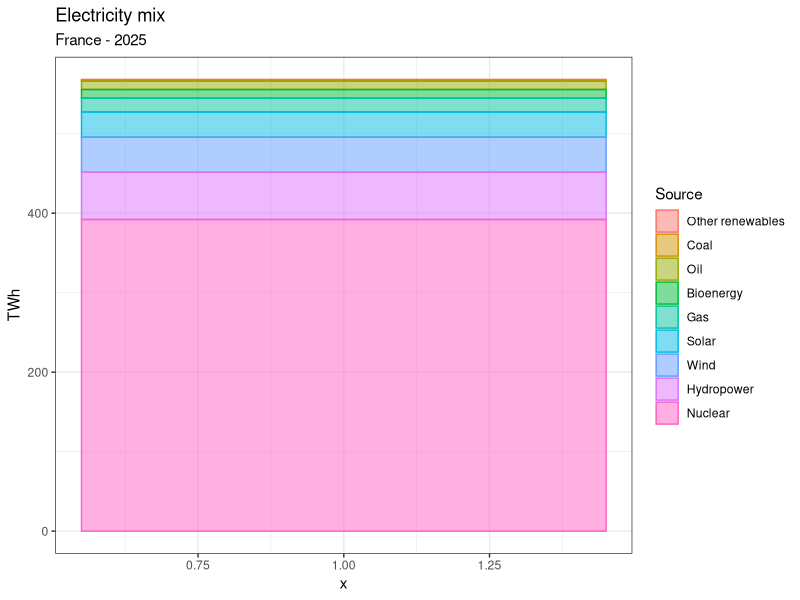

The R source for this figure:
# 30 Day Chart Challenge
# 2026
# Comparisons
# Day 01
# Part-to-Whole

# 📦 Packages ----

library(tidyverse)
# library(ggthemes)
# library(tidyplots)
theme_set(theme_bw())

# 📄 Data ----

# Source : Our World In Data - Electricity Mix
# https://ourworldindata.org/electricity-mix

elec_mix <- read_csv("2026/data/electricity-prod-source-stacked.csv")

elec_mix <- elec_mix |> 
  select(!(Entity:Year)) |> 
  pivot_longer(everything(),
               names_to = "Source",
               values_to = "TWh") |> 
  arrange(TWh) |> 
  mutate(Source = fct_inorder(Source))

# 📊 Plot ----

elec_mix |> 
  ggplot(aes(x = 1, y = TWh, fill = Source, color = Source)) +
  geom_col(position = "stack", alpha = 0.5) +
  labs(title = "Electricity mix",
       subtitle = "France - 2025")
